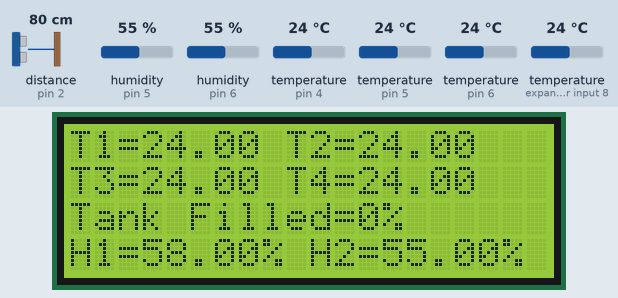
A sketch run on a simulated Arduino Uno, built with avr-gcc and run on an emulated ATmega328P. Parts: 20×4 character LCD. Wiring (inferred from the names in the program): ultrasonic range finder: trigger pin 3; echo pin 2. The test bench sets the inputs (shaded band); at power-on: distance to the obstacle (sensor on pin 2) 80 cm, temperature (sensors on pin 5, pin 4, expander input 8, pin 6) 24 °C, humidity (sensors on pin 6, pin 5) 55 %. The echo pulse lasts 58.3 µs per cm; what the sketch prints to the serial monitor is not drawn.

Above: at 6.7 s.
6.8 s: distance to the obstacle (sensor on pin 2) set to 2 cm
At 9.0 s:
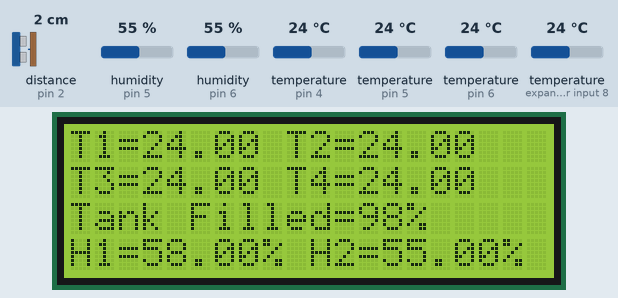
9.7 s: temperature (sensor on pin 5) set to 28 °C
At 12.8 s:
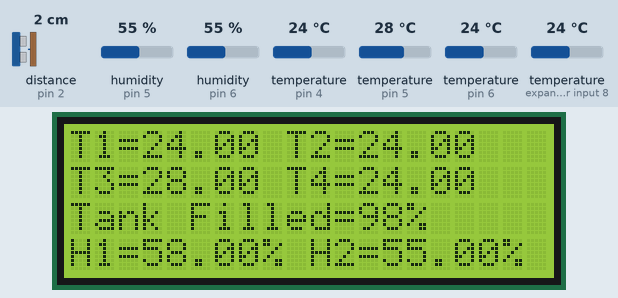
15.3 s: temperature (sensor on pin 4) set to 12 °C
At 16.8 s:
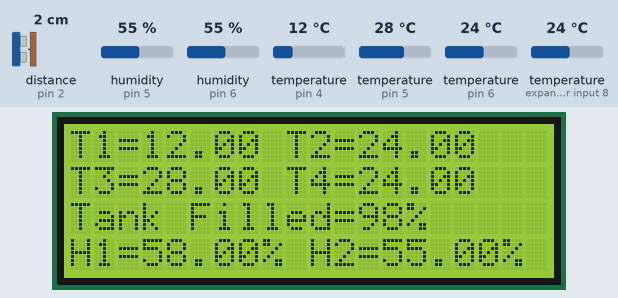
17.1 s: humidity (sensor on pin 6) set to 22 %
At 17.9 s:
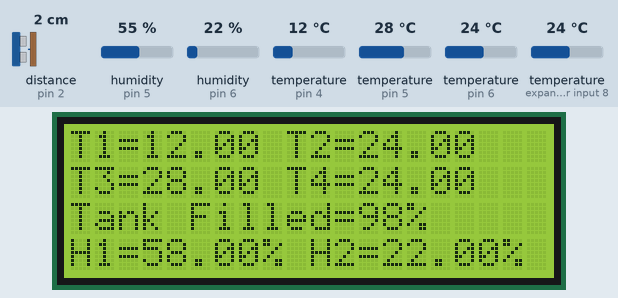
26.4 s: temperature (sensor on expander input 8) set to 12 °C
At 27.4 s:
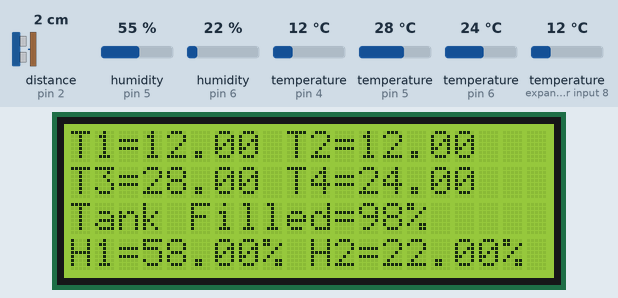
31.9 s: humidity (sensor on pin 5) set to 22 %
At 34.7 s:
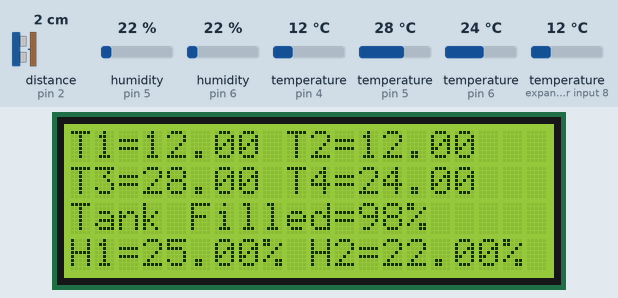
Timing chart, 0 to 36.2 s (numbered marks = the images above; inputs shaded):
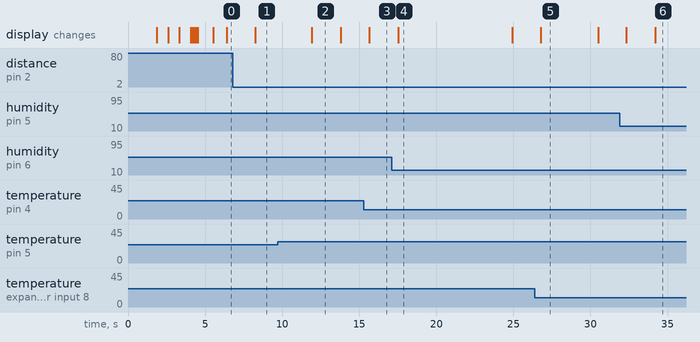

The sketch:

V1.2.ino
```cpp
//Library for temperature sensor

#include <OneWire.h>
#include <DallasTemperature.h>

//Library for LCD screen

#include <Wire.h>
#include <LiquidCrystal_I2C.h>

//Library for DHT sensor

#include <DHT.h>
#include <DHT_U.h>


//Pin defination for Temperature sensor

#define ONE_WIRE_BUS 4
#define precision 12     // OneWire precision Dallas Sensor

//Pin defination for DHT sensors

#define DHT1PIN 5     // what pin we're connected to
#define DHT1TYPE DHT22   // DHT 22
#define DHT2PIN 6     // what pin we're connected to
#define DHT2TYPE DHT22   // DHT 22


// Pin defination for sonar sensor

#define trigPin 3
#define echoPin 2

LiquidCrystal_I2C lcd(0x27, 2, 1, 0, 4, 5, 6, 7, 3, POSITIVE);  // Set the LCD I2C address
OneWire oneWire(ONE_WIRE_BUS); // Setup a oneWire instance to communicate with any OneWire devices (not just Maxim/Dallas temperature ICs)
DallasTemperature sensors(&oneWire); // Pass our oneWire reference to Dallas Temperature.
DHT dht1(DHT1PIN, DHT1TYPE);
DHT dht2(DHT2PIN, DHT2TYPE);

long duration, distance;   // Veriables to calculate the distance
int sen_number = 0;        // Counter of Dallas sensors
DeviceAddress T1, T2, T3, T4, T5, T6, T7, T8; // arrays to hold device addresses
short k=1;

void setup()
{
  // Start up the library
  Serial.begin(9600);
  lcd.begin(20,4);
  sensors.begin();
  dht1.begin();
  dht2.begin();

  //Set pins of arduino no
  pinMode(trigPin, OUTPUT);
  pinMode(echoPin, INPUT);

  Serial.print("Found: ");
  Serial.print(sensors.getDeviceCount(), DEC);  // locate devices on the bus
  Serial.println(" Devices.");
  lcd.home();
  lcd.print("      AKVO 36K");
  lcd.setCursor(0,1);
  lcd.print("     Plese Wait");
  lcd.setCursor(0,2);
  lcd.print("    Callibrating");
  lcd.setCursor(0,3);
  delay(1000);
  //storing the adress of all the temperature sensor
  if (!sensors.getAddress(T1, 0))
  Serial.println("Not Found Sensor 1");
  delay("100");
  lcd.print("..");
  if (!sensors.getAddress(T2, 1))
  Serial.println("Not Found Sensor 2");
  delay("100");
  lcd.print("..");
  if (!sensors.getAddress(T3, 2))
  Serial.println("Not Found Sensor 3");
  delay("100");
  lcd.print("..");
  if (!sensors.getAddress(T4, 3))
  Serial.println("Not Found Sensor 4");
  delay("100");
  lcd.print("..");
  if (!sensors.getAddress(T5, 4))
  Serial.println("Not Found Sensor 5");
  delay(100);
  lcd.print("..");
  if (!sensors.getAddress(T6, 5))
  Serial.println("Not Found Sensor 6");
  delay(100);
  lcd.print("..");
  if (!sensors.getAddress(T7, 6))
  Serial.println("Not Found Sensor 7");
  delay(100);
  lcd.print("..");
  if (!sensors.getAddress(T8, 7))
  Serial.println("Not Found Sensor 8");
  delay(100);
  lcd.print("..");
  //set the resolution to 12 bit per device
  sensors.setResolution(T1, precision);
  lcd.print("..");
  sensors.setResolution(T2, precision);
  lcd.print("..");
  sensors.setResolution(T3, precision);
  sensors.setResolution(T4, precision);
  sensors.setResolution(T5, precision);
  sensors.setResolution(T6, precision);
  sensors.setResolution(T7, precision);
  sensors.setResolution(T8, precision);
  delay(1000);
  lcd.clear();
}

void loop()
{
  sensors.requestTemperatures();
  digitalWrite(trigPin, LOW);  // Added this line
  delayMicroseconds(2); // Added this line
  digitalWrite(trigPin, HIGH);
  delayMicroseconds(10); // Added this line
  digitalWrite(trigPin, LOW);
  duration = pulseIn(echoPin, HIGH);
  distance = (duration/2) / 29.1;
  Serial.print(distance);


  lcd.setCursor(0,0);
  lcd.print("T1="); lcd.print(sensors.getTempC(T1));
  lcd.print(" T2="); lcd.print(sensors.getTempC(T2));

  lcd.setCursor(0,2);
  lcd.print("Tank Filled="); lcd.print(measureHeight(distance)); lcd.print("%"); lcd.print("    ");


  if(k==1)
  {
    lcd.setCursor(0,1);
    lcd.print("T3="); lcd.print(dht1.readTemperature());
    lcd.print(" T4="); lcd.print(dht2.readTemperature());
    lcd.setCursor(0,3);
    lcd.print("H1="); lcd.print(dht1.readHumidity()+3); lcd.print("%");lcd.print(" H2="); lcd.print((dht2.readHumidity())); lcd.print("%");
    k=3;
  }
  else
  k--;
  Serial.println(sensors.getTempC(T1));
  Serial.println(sensors.getTempC(T2));
  Serial.println((distance));
  Serial.println(measureHeight(distance));
  delay(1000);
}

short measureHeight(int d)
{
  short measure=(d/39.00)*100.00;
  if(measure>100||measure<0)
  return(00);
  else
  return((100-measure));
}
```

Measured:
- after the input at 6.8 s, the display: changes after 1.4 s (image 1)
- after the input at 9.7 s, the display: changes after 2.2 s (image 2)
- after the input at 15.3 s, the display: changes after 0.35 s (image 3)
- after the input at 17.1 s, the display: changes after 0.43 s (image 4)
- after the input at 26.4 s, the display: changes after 0.37 s (image 5)
- after the input at 31.9 s, the display: first differs from a run without the input after 2.3 s (image 6)
